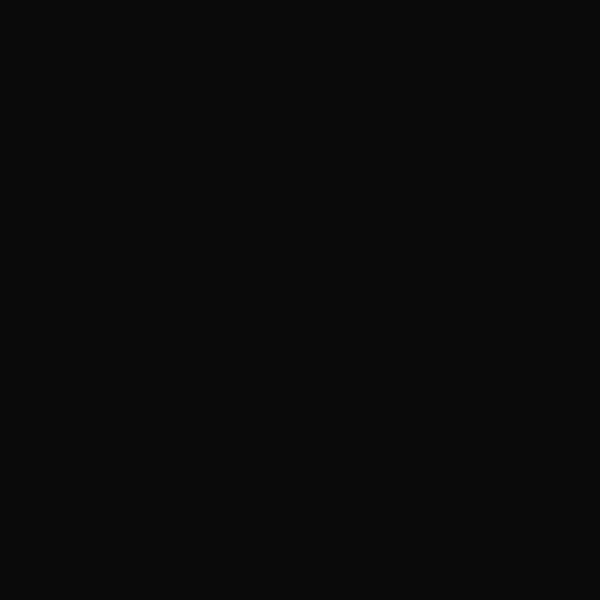
Frame 1 (no input)
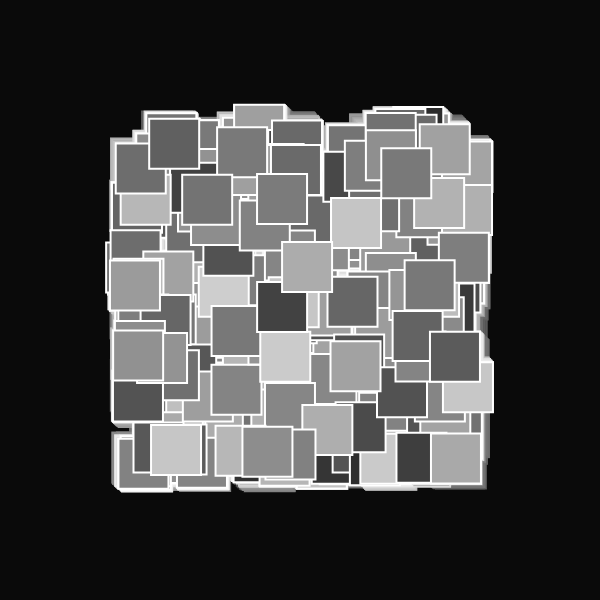
Frame 60 (no input)
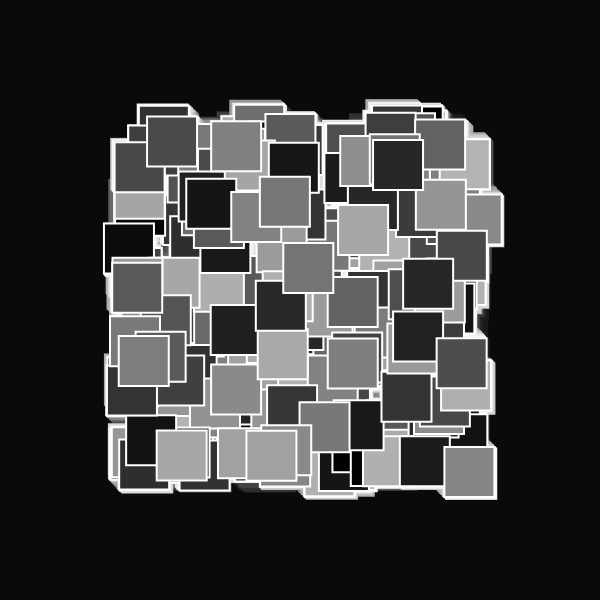
Frame 120 (the mouse pressed at the canvas centre since frame 60)

The p5.js sketch that drew these frames (run headless with seeded random() and noise() and a simulated clock; from frame 60 on, the mouse is pressed at the canvas centre):

// p5.js sketch
// ── sketch.js
//inspo from Fiona 

let moverSystems = [];
let num = 10;
let cells, cols, rows;
let offset, margin;
let cellW, cellH;
let bg;
let graphics;



function setup() {
  w = 600;
  var canvas;
    if(windowWidth>=600 && windowHeight >=600){
      canvas = createCanvas(600, 600);
    }
    else{
      canvas = createCanvas(windowWidth, windowHeight - 100);
    }

  var x = (windowWidth - width) / 2;
  var y = (windowHeight - height) / 2;

  canvas.position(x, y);
  background(0);
  noStroke();

  graphics = createGraphics(width, height);
  graphics.colorMode(HSB, 360, 100, 100, 100);

  cells = 1
  cols = cells;
  rows = cells;
  offset = width / 5;
  margin = offset / 5;
  cellW = (width - offset * 2 - margin * (cols - 1)) / cols;
  cellH = (height - offset * 2 - margin * (rows - 1)) / rows;
  

  for (let j = 0; j < rows; j++) {
    for (let i = 0; i < cols; i++) {
      let x = map(i, 0, cols, offset, width - offset + margin);
      let y = map(j, 0, rows, offset, width - offset + margin);
      let b = new Bound(x, y, cellW, cellH);
      moverSystems.push(new MoverSystem(b, int(random(10, 20))*map(cells,2,7,10,5), cellW/10, cellW/2));
      moverSystems[i].render();
    }
  }
  background(10);
  image(graphics,0,0);

}


function draw(){
  background(0, 5)
  rectMode(CENTER)
  for (let ms of moverSystems) {
    ms.update();
    ms.render();
  }
  if(frameCount >300){
    noLoop();
  }
}

class Mover {
  constructor(x, y, d, c1, c2) {
    this.pos = createVector(x, y);
    this.noiseScale = createVector(1,200,200);
    this.d = d;
    this.dLife = d/100;
    this.maxD = this.d;
    this.c1 = c1;
    this.c2 = c2;
  }
  update() {
    let n = map(noise(this.pos.x / this.noiseScale.x, this.pos.y / this.noiseScale.y), 0, 1, 600, 200);
    let vel = createVector(sin(n), sin(n));
    this.pos.add(vel);
    this.d -= this.dLife;
    this.d = constrain(this.d, 0, this.maxD);
  }
  render() {
    colorMode(RGB);
    let c = lerpColor(color(this.c1), color(this.c2 + 100), this.d/this.maxD);
    let cLine = lerpColor(color(this.c1), color(this.c2), this.d/this.maxD - 100);

    fill(c, 15);
    if(frameCount%2 == 0){
      strokeWeight(2)
      stroke(255)
      rect(this.pos.x, this.pos.y,50, 50);
    }
  }
}

class MoverSystem {
  constructor(b, n, d, p) {
    this.movers = [];
    this.b = b;
    this.n = n;
    this.d = d;
    this.p = p;
    for (let i = 0; i < this.n; i++) {
      let c1 = random(p);
      let c2 = c1;
      while (c1 == c2) {
        c2 = random(p);
      }
      this.movers.push(new Mover(random(this.b.x, this.b.x + this.b.w), random(this.b.y, this.b.y + this.b.h), this.d, c1, c2));
    }
  }
  update() {
    for (let m of this.movers) {
      m.update();
      this.b.checkBound(m);
    }
  }
  render() {
    for (let m of this.movers) {
      m.render();
    }
  }
}



class Bound {
  constructor(x, y, w, h) {
    this.x = x;
    this.y = y;
    this.w = w;
    this.h = h;
  }
  checkBound(m) {
    if (m.pos.x - m.d / 2 < this.x) m.pos.x = this.x + m.d / 2;
    if (m.pos.x + m.d / 2 > this.x + this.w) m.pos.x = this.x + this.w - m.d / 2;
    if (m.pos.y - m.d / 2 < this.y) m.pos.y = this.y + m.d / 2;
    if (m.pos.y + m.d / 2 > this.y + this.h) m.pos.y = this.y + this.h - m.d / 2;
  }
  render() {
    //noFill();
    ellipse(this.x, this.y, this.w, this.h);
  }
}
